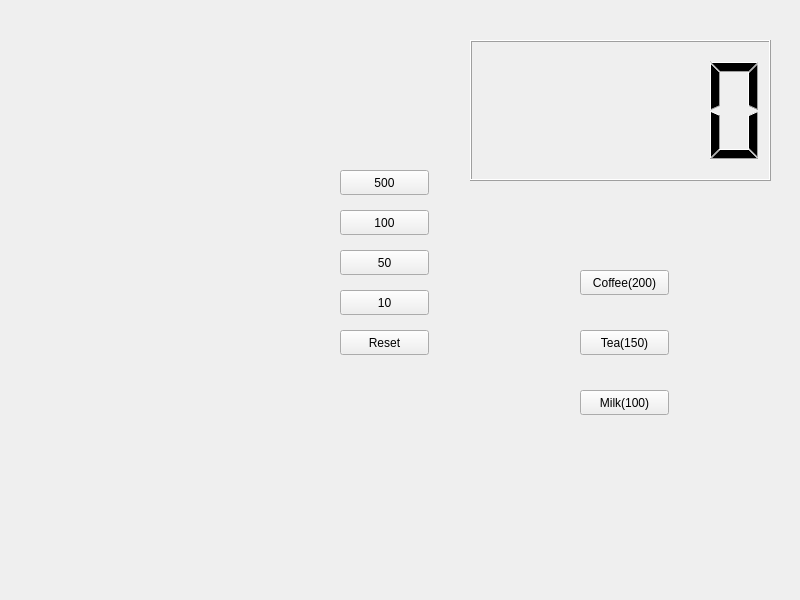
<?xml version="1.0" encoding="UTF-8"?>
<ui version="4.0">
 <class>Widget</class>
 <widget class="QWidget" name="Widget">
  <property name="geometry">
   <rect>
    <x>0</x>
    <y>0</y>
    <width>800</width>
    <height>600</height>
   </rect>
  </property>
  <property name="windowTitle">
   <string>Widget</string>
  </property>
  <widget class="QPushButton" name="pbCoin500">
   <property name="geometry">
    <rect>
     <x>340</x>
     <y>170</y>
     <width>89</width>
     <height>25</height>
    </rect>
   </property>
   <property name="text">
    <string>500</string>
   </property>
  </widget>
  <widget class="QPushButton" name="pbCoin100">
   <property name="geometry">
    <rect>
     <x>340</x>
     <y>210</y>
     <width>89</width>
     <height>25</height>
    </rect>
   </property>
   <property name="text">
    <string>100</string>
   </property>
  </widget>
  <widget class="QPushButton" name="pbCoin50">
   <property name="geometry">
    <rect>
     <x>340</x>
     <y>250</y>
     <width>89</width>
     <height>25</height>
    </rect>
   </property>
   <property name="text">
    <string>50</string>
   </property>
  </widget>
  <widget class="QPushButton" name="pbCoin10">
   <property name="geometry">
    <rect>
     <x>340</x>
     <y>290</y>
     <width>89</width>
     <height>25</height>
    </rect>
   </property>
   <property name="text">
    <string>10</string>
   </property>
  </widget>
  <widget class="QLCDNumber" name="lcdNumber">
   <property name="geometry">
    <rect>
     <x>470</x>
     <y>40</y>
     <width>301</width>
     <height>141</height>
    </rect>
   </property>
  </widget>
  <widget class="QPushButton" name="pbCoffee">
   <property name="geometry">
    <rect>
     <x>580</x>
     <y>270</y>
     <width>89</width>
     <height>25</height>
    </rect>
   </property>
   <property name="text">
    <string>Coffee(200)</string>
   </property>
  </widget>
  <widget class="QPushButton" name="pbTea">
   <property name="geometry">
    <rect>
     <x>580</x>
     <y>330</y>
     <width>89</width>
     <height>25</height>
    </rect>
   </property>
   <property name="text">
    <string>Tea(150)</string>
   </property>
  </widget>
  <widget class="QPushButton" name="pbMilk">
   <property name="geometry">
    <rect>
     <x>580</x>
     <y>390</y>
     <width>89</width>
     <height>25</height>
    </rect>
   </property>
   <property name="text">
    <string>Milk(100)</string>
   </property>
  </widget>
  <widget class="QPushButton" name="pushButton">
   <property name="geometry">
    <rect>
     <x>340</x>
     <y>330</y>
     <width>89</width>
     <height>25</height>
    </rect>
   </property>
   <property name="text">
    <string>Reset</string>
   </property>
  </widget>
 </widget>
 <resources/>
 <connections/>
</ui>
